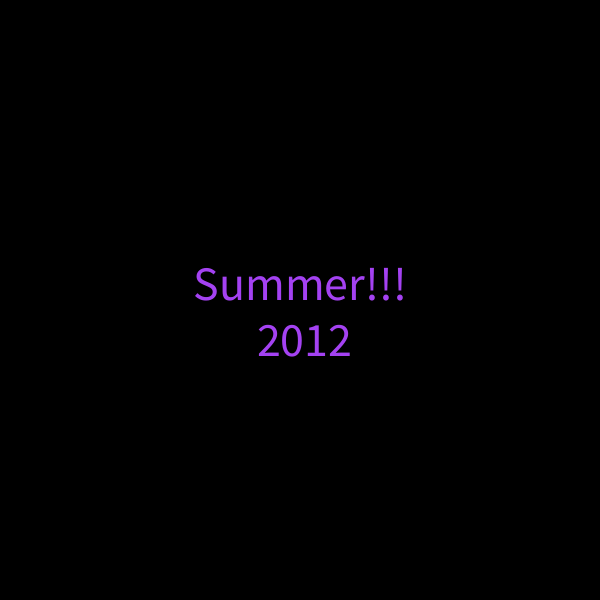
Frame 1 (no input)
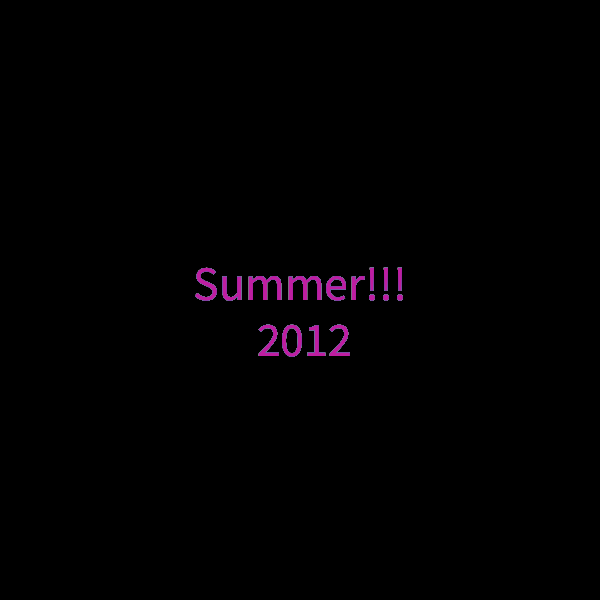
Frame 60 (the mouse pressed at the canvas centre just before this capture)
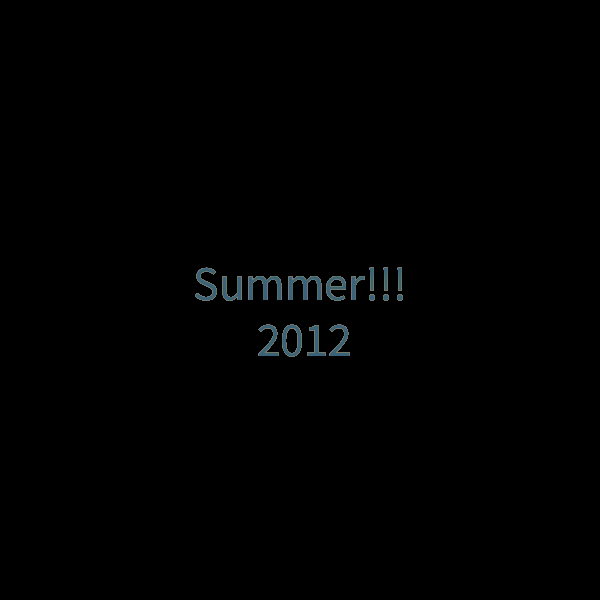
Frame 120 (the mouse held since frame 60 and released just before this capture)

The Processing sketch that drew these frames (run headless with seeded random() and noise(); from frame 60 on, the mouse is pressed at the canvas centre):

// Processing sketch: processing_62238
// ── processing_62238.pde

void setup()
 { 
  size(600, 600);
   background(0,0,0);
   smooth();
   frameRate(15); 

} 


void draw() 
{  
 fill( random(255), random(255), random(255));
  textSize(48);
  textAlign(CENTER);
  text( "Summer!!!\n 2012", 300, 300) ;
}
